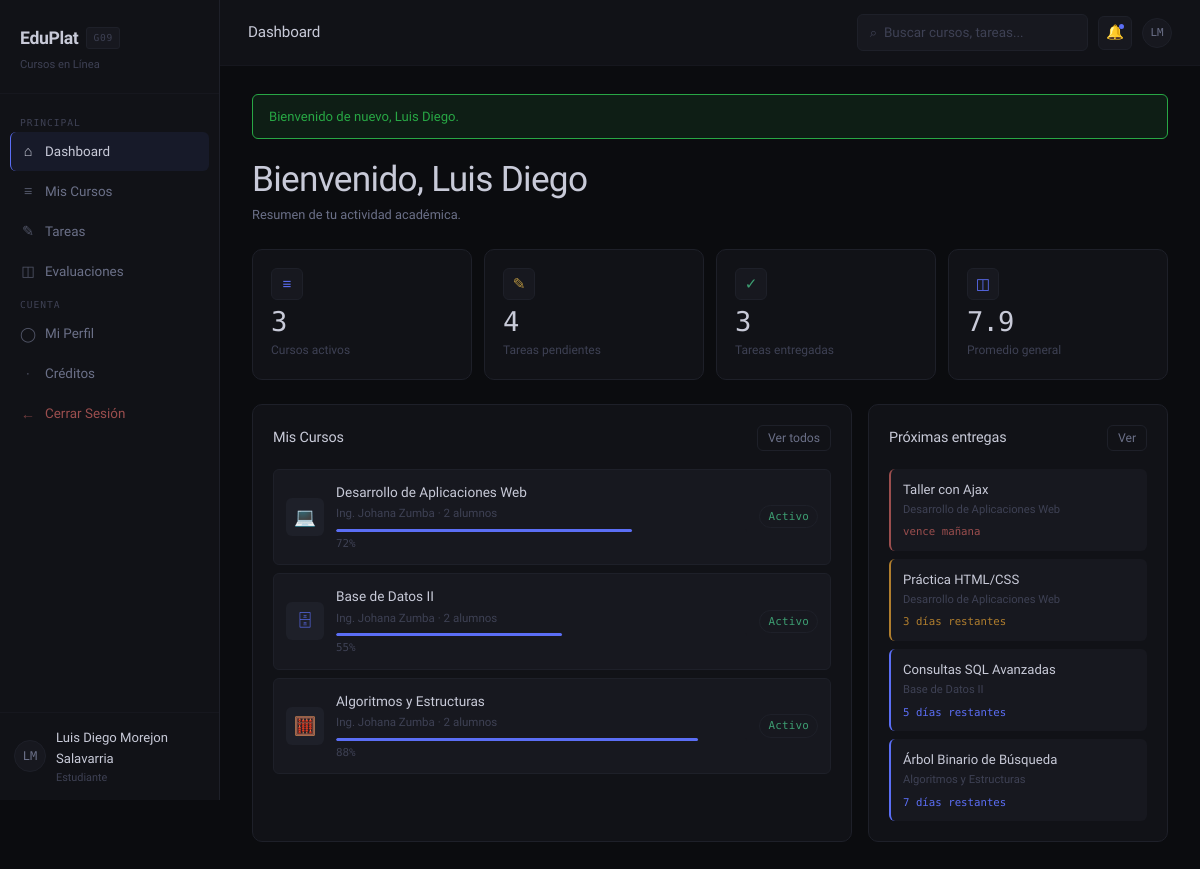
The app's page /EDUPLAT_G09/index.php?accion=dashboard (signed in) with its own data.
### tables this page shows
CREATE TABLE `inscripciones` (
  `id_inscripcion` int(11) NOT NULL,
  `id_curso` int(11) NOT NULL,
  `id_estudiante` int(11) NOT NULL,
  `progreso` tinyint(3) UNSIGNED NOT NULL DEFAULT 0,
  `fecha_inscripcion` datetime NOT NULL DEFAULT current_timestamp()
);

CREATE TABLE `cursos` (
  `id_curso` int(11) NOT NULL,
  `nombre` varchar(150) NOT NULL,
  `descripcion` varchar(255) DEFAULT NULL,
  `docente_id` int(11) NOT NULL,
  `semestre` varchar(30) DEFAULT NULL,
  `icono` varchar(10) NOT NULL DEFAULT '?',
  `estado` enum('activo','inactivo') NOT NULL DEFAULT 'activo',
  `fecha_creacion` datetime NOT NULL DEFAULT current_timestamp()
);

CREATE TABLE `usuarios` (
  `id_usuario` int(11) NOT NULL,
  `nombres` varchar(80) NOT NULL,
  `apellidos` varchar(80) NOT NULL,
  `correo` varchar(120) NOT NULL,
  `password_hash` varchar(255) NOT NULL,
  `rol` enum('estudiante','docente','admin') NOT NULL DEFAULT 'estudiante',
  `estado` tinyint(1) NOT NULL DEFAULT 1,
  `fecha_registro` datetime NOT NULL DEFAULT current_timestamp()
);

CREATE TABLE `tareas` (
  `id_tarea` int(11) NOT NULL,
  `id_curso` int(11) NOT NULL,
  `titulo` varchar(150) NOT NULL,
  `instrucciones` text DEFAULT NULL,
  `ponderacion` decimal(5,2) NOT NULL DEFAULT 0.00,
  `fecha_limite` datetime NOT NULL,
  `fecha_creacion` datetime NOT NULL DEFAULT current_timestamp()
);

### EDUPLAT_G09/controlador/DashboardControlador.php (called while the page is built, shortened)
<?php
require_once __DIR__ . '/../modelo/Curso.php';
require_once __DIR__ . '/../modelo/Tarea.php';
require_once __DIR__ . '/../modelo/Entrega.php';
require_once __DIR__ . '/../modelo/Evaluacion.php';
require_once __DIR__ . '/../modelo/Database.php';
class DashboardControlador
{
    public function mostrar(): void
    {
        $uid = (int) $_SESSION['id_usuario'];
        $rol = $_SESSION['rol'];
        if ($rol === 'estudiante') {
            $cursosActivos    = Curso::contarInscritos($uid, 'activo');
            $tareasPendientes = Tarea::contarPendientes($uid);
            $tareasEntregadas = Entrega::contarEntregadasPorEstudiante($uid);
            $promTareas = Entrega::promedioEstudiante($uid);
            $promEval   = Evaluacion::promedioEstudiante($uid);
            $promedio = null;
            if ($promTareas !== null && $promEval !== null) $promedio = round(($promTareas + $promEval) / 2, 1);
            elseif ($promTareas !== null) $promedio = $promTareas;
            elseif ($promEval !== null) $promedio = $promEval;
            $misCursos = array_slice(Curso::listarParaUsuario($uid, 'estudiante'), 0, 3);
            $stmt = Database::get()->prepare(
                'SELECT t.titulo, c.nombre AS curso_nombre, t.fecha_limite
                 FROM tareas t
                 JOIN cursos c ON c.id_curso = t.id_curso
                 JOIN inscripciones i ON i.id_curso = c.id_curso AND i.id_estudiante = :e
                 LEFT JOIN entregas en ON en.id_tarea = t.id_tarea AND en.id_estudiante = :e2
                 WHERE en.id_entrega IS NULL AND t.fecha_limite >= NOW()
                 ORDER BY t.fecha_limite ASC LIMIT 4'
            );
            $stmt->execute([':e' => $uid, ':e2' => $uid]);
            $proximasEntregas = $stmt->fetchAll();
        }
        require __DIR__ . '/../vista/dashboard.php';
    }
}

### EDUPLAT_G09/modelo/Database.php (called while the page is built)
<?php
require_once __DIR__ . '/../config/conexion.php';
class Database
{
    private static ?PDO $conn = null;
    public static function get(): PDO
    {
        global $pdo;
        if (self::$conn === null) {
            self::$conn = $pdo;
        }
        return self::$conn;
    }
}

### EDUPLAT_G09/modelo/Curso.php (called while the page is built, shortened)
<?php
require_once __DIR__ . '/Database.php';
class Curso
{
    public static function listarParaUsuario(int $idUsuario, string $rol, string $busqueda = '', string $filtroEstado = ''): array
    {
        $pdo = Database::get();
        $params = [];
        if ($rol === 'estudiante') {
            $sql = 'SELECT c.*, u.nombres AS docente_nombres, u.apellidos AS docente_apellidos,
                           i.progreso, i.id_inscripcion,
                           (SELECT COUNT(*) FROM inscripciones i2 WHERE i2.id_curso = c.id_curso) AS total_alumnos
                    FROM cursos c
                    JOIN usuarios u ON u.id_usuario = c.docente_id
                    LEFT JOIN inscripciones i ON i.id_curso = c.id_curso AND i.id_estudiante = :uid
                    WHERE 1=1';
            $params[':uid'] = $idUsuario;
        } else {
            $sql = 'SELECT c.*, u.nombres AS docente_nombres, u.apellidos AS docente_apellidos,
                           (SELECT COUNT(*) FROM inscripciones i2 WHERE i2.id_curso = c.id_curso) AS total_alumnos
                    FROM cursos c
                    JOIN usuarios u ON u.id_usuario = c.docente_id
                    WHERE 1=1';
        }
        $sql .= ' ORDER BY c.fecha_creacion DESC';
        $stmt = $pdo->prepare($sql);
        $stmt->execute($params);
        return $stmt->fetchAll();
    }
    public static function contarInscritos(int $idEstudiante, ?string $estado = 'activo'): int
    {
        $sql = 'SELECT COUNT(*) AS n FROM inscripciones i JOIN cursos c ON c.id_curso = i.id_curso WHERE i.id_estudiante = :e';
        $params = [':e' => $idEstudiante];
        if ($estado) { $sql .= ' AND c.estado = :s'; $params[':s'] = $estado; }
        $stmt = Database::get()->prepare($sql);
        $stmt->execute($params);
        return (int) $stmt->fetch()['n'];
    }
}

### EDUPLAT_G09/modelo/Tarea.php (called while the page is built, shortened)
<?php
require_once __DIR__ . '/Database.php';
class Tarea
{
    public static function contarPendientes(int $idEstudiante): int
    {
        $stmt = Database::get()->prepare(
            'SELECT COUNT(*) AS n FROM tareas t
             JOIN inscripciones i ON i.id_curso = t.id_curso AND i.id_estudiante = :e
             LEFT JOIN entregas en ON en.id_tarea = t.id_tarea AND en.id_estudiante = :e2
             WHERE en.id_entrega IS NULL'
        );
        $stmt->execute([':e' => $idEstudiante, ':e2' => $idEstudiante]);
        return (int) $stmt->fetch()['n'];
    }
}

### EDUPLAT_G09/modelo/Entrega.php (called while the page is built, shortened)
<?php
require_once __DIR__ . '/Database.php';
class Entrega
{
    public static function contarEntregadasPorEstudiante(int $idEstudiante): int
    {
        $stmt = Database::get()->prepare('SELECT COUNT(*) AS n FROM entregas WHERE id_estudiante = :e');
        $stmt->execute([':e' => $idEstudiante]);
        return (int) $stmt->fetch()['n'];
    }
    public static function promedioEstudiante(int $idEstudiante): ?float
    {
        $stmt = Database::get()->prepare('SELECT AVG(nota) AS p FROM entregas WHERE id_estudiante = :e AND nota IS NOT NULL');
        $stmt->execute([':e' => $idEstudiante]);
        $r = $stmt->fetch()['p'];
        return $r !== null ? round((float) $r, 1) : null;
    }
}

### EDUPLAT_G09/modelo/Evaluacion.php (called while the page is built, shortened)
<?php
require_once __DIR__ . '/Database.php';
class Evaluacion
{
    public static function promedioEstudiante(int $idEstudiante): ?float
    {
        $stmt = Database::get()->prepare('SELECT AVG(nota) AS p FROM resultados_evaluacion WHERE id_estudiante = :e AND nota IS NOT NULL');
        $stmt->execute([':e' => $idEstudiante]);
        $r = $stmt->fetch()['p'];
        return $r !== null ? round((float) $r, 1) : null;
    }
}

### EDUPLAT_G09/vista/dashboard.php (the view, shortened to what this page needs)
<!DOCTYPE html>
<html lang="es">
<head>
  <link rel="stylesheet" href="public/css/styles.css" />
</head>
<body>
<div class="app-layout">
  <?php $activePage = 'dashboard'; require __DIR__ . '/partials/sidebar.php'; ?>
  <main class="main-content">
    <div class="topbar">
      <span class="topbar-title">Dashboard</span>
      <div class="topbar-actions">
        <form class="search-bar" method="GET" action="index.php">
          <span class="search-icon">⌕</span>
          <input type="text" name="q" placeholder="Buscar cursos, tareas..." />
        </form>
        <div class="notif-btn">🔔<span class="notif-dot"></span></div>
        <a href="index.php?accion=perfil"><div class="avatar" style="width:30px;height:30px;font-size:0.68rem;cursor:pointer;"><?= htmlspecialchars(inicialesUsuario()) ?></div></a>
      </div>
    </div>
    <div class="page-body">
      <div class="fade-in" style="margin-bottom:24px;">
        <h1>Bienvenido, <?= htmlspecialchars($_SESSION['nombres']) ?></h1>
        <p style="margin-top:3px;font-size:0.8rem;">Resumen de tu actividad académica.</p>
      </div>
      <div class="stats-grid fade-in fade-in-1">
        <?php if ($rol === 'estudiante'): ?>
          <div class="stat-card"><div class="stat-icon blue">≡</div><div class="stat-value"><?= $cursosActivos ?></div><div class="stat-label">Cursos activos</div></div>
          <div class="stat-card"><div class="stat-icon gold">✎</div><div class="stat-value"><?= $tareasPendientes ?></div><div class="stat-label">Tareas pendientes</div></div>
          <div class="stat-card"><div class="stat-icon green">✓</div><div class="stat-value"><?= $tareasEntregadas ?></div><div class="stat-label">Tareas entregadas</div></div>
          <div class="stat-card"><div class="stat-icon blue">◫</div><div class="stat-value"><?= $promedio !== null ? $promedio : '—' ?></div><div class="stat-label">Promedio general</div></div>
        <?php endif; ?>
      </div>
      <div style="display:grid; grid-template-columns:2fr 1fr; gap:16px;">
        <div class="card fade-in fade-in-2">
          <div class="card-header">
            <h3 class="card-title"><?= $rol === 'docente' ? 'Mis Cursos (como docente)' : 'Mis Cursos' ?></h3>
            <a href="index.php?accion=cursos"><button class="btn btn-ghost btn-sm">Ver todos</button></a>
          </div>
          <div style="display:flex; flex-direction:column; gap:8px;">
            <?php foreach ($misCursos as $c): ?>
              <a href="index.php?accion=curso&id=<?= (int) $c['id_curso'] ?>" style="display:block;">
                <div style="display:flex;align-items:center;gap:12px;padding:12px;background:var(--surface2);border-radius:var(--radius-sm);border:1px solid var(--border);">
                  <div style="width:38px;height:38px;border-radius:var(--radius-sm);background:var(--border);display:flex;align-items:center;justify-content:center;font-size:1.1rem;flex-shrink:0;"><?= htmlspecialchars($c['icono']) ?></div>
                  <div style="flex:1;">
                    <div style="font-weight:500;font-size:0.85rem;color:var(--text);"><?= htmlspecialchars($c['nombre']) ?></div>
                    <div style="font-size:0.72rem;color:var(--text-muted);margin-top:1px;">Ing. <?= htmlspecialchars($c['docente_nombres'] . ' ' . $c['docente_apellidos']) ?> · <?= (int) $c['total_alumnos'] ?> alumnos</div>
                    <?php if ($rol === 'estudiante'): ?>
                      <div class="progress-bar" style="margin-top:6px;"><div class="progress-fill" style="width:<?= (int) ($c['progreso'] ?? 0) ?>%"></div></div>
                      <div style="font-size:0.68rem;color:var(--text-muted);margin-top:3px;font-family:var(--font-mono);"><?= (int) ($c['progreso'] ?? 0) ?>%</div>
                    <?php endif; ?>
                  </div>
                  <span class="badge <?= $c['estado'] === 'activo' ? 'badge-green' : 'badge-muted' ?>"><?= ucfirst($c['estado']) ?></span>
                </div>
              </a>
            <?php endforeach; ?>
          </div>
        </div>
        <div class="card fade-in fade-in-3">
          <div class="card-header">
            <h3 class="card-title"><?= $rol === 'estudiante' ? 'Próximas entregas' : 'Accesos rápidos' ?></h3>
            <?php if ($rol === 'estudiante'): ?><a href="index.php?accion=tareas"><button class="btn btn-ghost btn-sm">Ver</button></a><?php endif; ?>
          </div>
          <div style="display:flex; flex-direction:column; gap:8px;">
            <?php if ($rol === 'estudiante'): ?>
              <?php foreach ($proximasEntregas as $p):
                $dias = (int) ceil((strtotime($p['fecha_limite']) - time()) / 86400);
                $color = $dias <= 1 ? 'var(--danger)' : ($dias <= 3 ? 'var(--warning)' : 'var(--accent)');
                $texto = $dias <= 0 ? 'vence hoy' : ($dias === 1 ? 'vence mañana' : "$dias días restantes");
              ?>
                <div style="padding:10px 12px;background:var(--surface2);border-radius:var(--radius-sm);border-left:2px solid <?= $color ?>;">
                  <div style="font-size:0.82rem;font-weight:500;color:var(--text);"><?= htmlspecialchars($p['titulo']) ?></div>
                  <div style="font-size:0.7rem;color:var(--text-muted);margin-top:1px;"><?= htmlspecialchars($p['curso_nombre']) ?></div>
                  <div style="font-size:0.67rem;color:<?= $color ?>;margin-top:5px;font-family:var(--font-mono);"><?= $texto ?></div>
                </div>
              <?php endforeach; ?>
            <?php endif; ?>
          </div>
        </div>
      </div>
    </div>
  </main>
</div>
</body>
</html>

### records on screen
inscripciones: id_curso.icono "💻", id_curso.nombre "Desarrollo de Aplicaciones Web", usuarios.nombres+apellidos "Johana Zumba", total_alumnos "2", progreso "72", id_curso.estado "Activo"
inscripciones: id_curso.icono "🗄", id_curso.nombre "Base de Datos II", usuarios.nombres+apellidos "Johana Zumba", total_alumnos "2", progreso "55", id_curso.estado "Activo"
inscripciones: id_curso.icono "🧮", id_curso.nombre "Algoritmos y Estructuras", usuarios.nombres+apellidos "Johana Zumba", total_alumnos "2", progreso "88", id_curso.estado "Activo"
tareas: titulo "Taller con Ajax", id_curso.nombre "Desarrollo de Aplicaciones Web", fecha_limite "vence mañana"
tareas: titulo "Práctica HTML/CSS", id_curso.nombre "Desarrollo de Aplicaciones Web", fecha_limite "3 días restantes"
tareas: titulo "Consultas SQL Avanzadas", id_curso.nombre "Base de Datos II", fecha_limite "5 días restantes"
tareas: titulo "Árbol Binario de Búsqueda", id_curso.nombre "Algoritmos y Estructuras", fecha_limite "7 días restantes"

### other values on screen
inicialesUsuario() "LM"
$_SESSION['nombres'] . ' ' . $_SESSION['apellidos'] "Luis Diego Morejon Salavarria"
rolUsuario() "Estudiante"
$f['mensaje'] "Bienvenido de nuevo, Luis Diego."
$_SESSION['nombres'] "Luis Diego"
$cursosActivos "3"
$tareasPendientes "4"
$tareasEntregadas "3"
$promedio "7.9"
